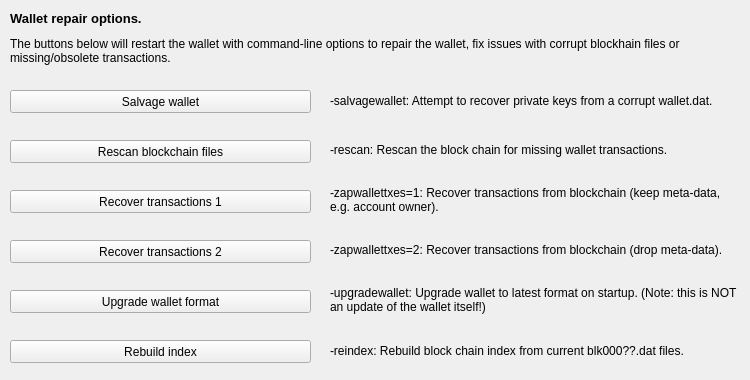
     <widget class="QWidget" name="tab_repair">
      <attribute name="title">
       <string>&amp;Wallet Repair</string>
      </attribute>
      <widget class="QPushButton" name="btn_salvagewallet">
       <property name="geometry">
        <rect>
         <x>10</x>
         <y>90</y>
         <width>301</width>
         <height>23</height>
        </rect>
       </property>
       <property name="minimumSize">
        <size>
         <width>180</width>
         <height>23</height>
        </size>
       </property>
       <property name="text">
        <string>Salvage wallet</string>
       </property>
      </widget>
      <widget class="QPushButton" name="btn_rescan">
       <property name="geometry">
        <rect>
         <x>10</x>
         <y>140</y>
         <width>301</width>
         <height>23</height>
        </rect>
       </property>
       <property name="minimumSize">
        <size>
         <width>180</width>
         <height>23</height>
        </size>
       </property>
       <property name="text">
        <string>Rescan blockchain files</string>
       </property>
      </widget>
      <widget class="QPushButton" name="btn_zapwallettxes1">
       <property name="geometry">
        <rect>
         <x>10</x>
         <y>190</y>
         <width>301</width>
         <height>23</height>
        </rect>
       </property>
       <property name="minimumSize">
        <size>
         <width>180</width>
         <height>23</height>
        </size>
       </property>
       <property name="text">
        <string>Recover transactions 1</string>
       </property>
      </widget>
      <widget class="QPushButton" name="btn_zapwallettxes2">
       <property name="geometry">
        <rect>
         <x>10</x>
         <y>240</y>
         <width>301</width>
         <height>23</height>
        </rect>
       </property>
       <property name="minimumSize">
        <size>
         <width>180</width>
         <height>23</height>
        </size>
       </property>
       <property name="text">
        <string>Recover transactions 2</string>
       </property>
      </widget>
      <widget class="QPushButton" name="btn_upgradewallet">
       <property name="geometry">
        <rect>
         <x>10</x>
         <y>290</y>
         <width>301</width>
         <height>23</height>
        </rect>
       </property>
       <property name="minimumSize">
        <size>
         <width>180</width>
         <height>23</height>
        </size>
       </property>
       <property name="text">
        <string>Upgrade wallet format</string>
       </property>
      </widget>
      <widget class="QLabel" name="label_repair_helptext">
       <property name="geometry">
        <rect>
         <x>10</x>
         <y>30</y>
         <width>711</width>
         <height>41</height>
        </rect>
       </property>
       <property name="font">
        <font>
         <weight>50</weight>
         <bold>false</bold>
        </font>
       </property>
       <property name="text">
        <string>The buttons below will restart the wallet with command-line options to repair the wallet, fix issues with corrupt blockhain files or missing/obsolete transactions.</string>
       </property>
       <property name="wordWrap">
        <bool>true</bool>
       </property>
      </widget>
      <widget class="QLabel" name="label_repair_salvage">
       <property name="geometry">
        <rect>
         <x>330</x>
         <y>80</y>
         <width>411</width>
         <height>41</height>
        </rect>
       </property>
       <property name="text">
        <string>-salvagewallet: Attempt to recover private keys from a corrupt wallet.dat.</string>
       </property>
       <property name="wordWrap">
        <bool>true</bool>
       </property>
      </widget>
      <widget class="QLabel" name="label_repair_rescan">
       <property name="geometry">
        <rect>
         <x>330</x>
         <y>129</y>
         <width>411</width>
         <height>41</height>
        </rect>
       </property>
       <property name="text">
        <string>-rescan: Rescan the block chain for missing wallet transactions.</string>
       </property>
       <property name="wordWrap">
        <bool>true</bool>
       </property>
      </widget>
      <widget class="QLabel" name="label_repair_zap1">
       <property name="geometry">
        <rect>
         <x>330</x>
         <y>179</y>
         <width>411</width>
         <height>41</height>
        </rect>
       </property>
       <property name="text">
        <string>-zapwallettxes=1: Recover transactions from blockchain (keep meta-data, e.g. account owner).</string>
       </property>
       <property name="wordWrap">
        <bool>true</bool>
       </property>
      </widget>
      <widget class="QLabel" name="label_repair_zap2">
       <property name="geometry">
        <rect>
         <x>330</x>
         <y>229</y>
         <width>411</width>
         <height>41</height>
        </rect>
       </property>
       <property name="text">
        <string>-zapwallettxes=2: Recover transactions from blockchain (drop meta-data).</string>
       </property>
       <property name="wordWrap">
        <bool>true</bool>
       </property>
      </widget>
      <widget class="QLabel" name="label_repair_upgrade">
       <property name="geometry">
        <rect>
         <x>330</x>
         <y>279</y>
         <width>411</width>
         <height>41</height>
        </rect>
       </property>
       <property name="text">
        <string>-upgradewallet: Upgrade wallet to latest format on startup. (Note: this is NOT an update of the wallet itself!)</string>
       </property>
       <property name="wordWrap">
        <bool>true</bool>
       </property>
      </widget>
      <widget class="QLabel" name="label_repair_header">
       <property name="geometry">
        <rect>
         <x>10</x>
         <y>10</y>
         <width>711</width>
         <height>16</height>
        </rect>
       </property>
       <property name="font">
        <font>
         <pointsize>10</pointsize>
         <weight>75</weight>
         <bold>true</bold>
        </font>
       </property>
       <property name="text">
        <string>Wallet repair options.</string>
       </property>
       <property name="wordWrap">
        <bool>true</bool>
       </property>
      </widget>
      <widget class="QPushButton" name="btn_reindex">
       <property name="geometry">
        <rect>
         <x>10</x>
         <y>340</y>
         <width>301</width>
         <height>23</height>
        </rect>
       </property>
       <property name="text">
        <string>Rebuild index</string>
       </property>
      </widget>
      <widget class="QLabel" name="label_repair_reindex">
       <property name="geometry">
        <rect>
         <x>330</x>
         <y>330</y>
         <width>411</width>
         <height>41</height>
        </rect>
       </property>
       <property name="text">
        <string>-reindex: Rebuild block chain index from current blk000??.dat files.</string>
       </property>
       <property name="wordWrap">
        <bool>true</bool>
       </property>
      </widget>
     </widget>
